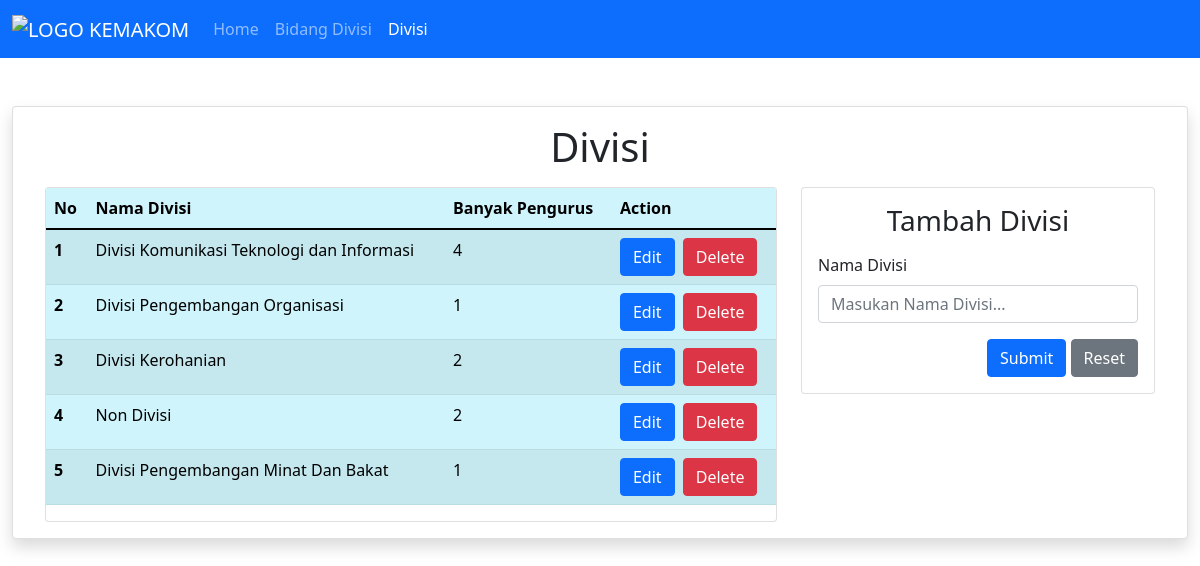
The app's page /divisi.php with its own data.
### tables this page shows
CREATE TABLE `tdivisi` (
  `id_divisi` bigint(20) NOT NULL,
  `nama_divisi` varchar(255) DEFAULT NULL
);

### conf.php (called while the page is built)
<?php
$db_host = "localhost";
$db_user = "root";
$db_pass = "";
$db_name = "db_ormawa";
?>

### includes/DB.class.php (called while the page is built, shortened)
<?php
class DB
{
    var $db_host = "";
    var $db_user = "";
    var $db_pass = "";
    var $db_name = "";
    var $db_link = "";
    var $result = 0;
    function __construct($db_host = '', $db_user = '', $db_pass = '', $db_name = '')
    {
        $this->db_host = $db_host;
        $this->db_user = $db_user;
        $this->db_pass = $db_pass;
        $this->db_name = $db_name;
    }
    function open()
    {
        $this->db_link = mysqli_connect($this->db_host, $this->db_user, $this->db_pass, $this->db_name);
    }
    function execute($query = "")
    {
        $this->result = mysqli_query($this->db_link, $query);
        return $this->result;
    }
    function getResult()
    {
        return mysqli_fetch_array($this->result);
    }
}
?>

### includes/Divisi.class.php (called while the page is built, shortened)
<?php
class Divisi extends DB {
    function getDivisi() {
        $query = "SELECT * FROM tDivisi";
        return $this->execute($query);
    }
    function getCountPengurus($id_divisi) {
        $query = "SELECT COUNT(nim) AS countPengurus FROM tPengurus WHERE id_bidang IN (SELECT id_bidang FROM tBidangDivisi WHERE id_divisi='$id_divisi')";
        return $this->execute($query);
    }
}
?>

### divisi.php (the view, shortened to what this page needs)
<?php
include("conf.php");
include("includes/DB.class.php");
include("includes/Divisi.class.php");
$divisi = new Divisi($db_host, $db_user, $db_pass, $db_name);
$divisi->open();
$dataNavbar = null;
$dataHeader = null;
$dataContent = null;
if (!isset($_GET['id_update'], $_GET['id_delete'])) {
    $dataForm = "
            <div class='mb-3'>
              <label for='nama_divisi' class='form-label'>Nama Divisi</label>
              <input type='text' class='form-control' id='nama_divisi' name='nama_divisi' placeholder='Masukan Nama Divisi...' required />
            </div>
            <div class='float-end'>
                <button type='submit' class='btn btn-primary' name='btn-submit' id='btn-submit'>Submit</button>
                <button type='reset' class='btn btn-secondary' name='btn-reset' id='btn-reset'>Reset</button>
            </div>
    ";
}
$dataNavbar .= "
            <li class='nav-item'>
                <a class='nav-link' href='bidangDivisi.php'>Bidang Divisi</a>
            </li>
            <li class='nav-item'>
                <a class='nav-link active' href='divisi.php'>Divisi</a>
            </li>
";
$dataHeader .= "
            <th scope='col'>No</th>
            <th scope='col'>Nama Divisi</th>
            <th scope='col'>Banyak Pengurus</th>
            <th scope='col'>Action</th>
";
$tmpDivisi = new Divisi($db_host, $db_user, $db_pass, $db_name);
$tmpDivisi->open();
$divisi->getDivisi();
$no = 1;
while (list($id_divisi, $nama_divisi) = $divisi->getResult()) {
    $tmpDivisi->getCountPengurus($id_divisi);
    $countPengurus = $tmpDivisi->getResult();
    $dataContent .= "
        <tr>
            <th scope='row'>". $no ."</th>
            <td>". $nama_divisi ."</td>
            <td>". $countPengurus['countPengurus'] ."</td>
            <td>
                <a href='divisi.php?id_update=". $id_divisi ."' class='btn btn-primary me-1' name='btn-edit' id='btn-edit'>Edit</a>
                <a href='divisi.php?id_delete=". $id_divisi ."' class='btn btn-danger' name='btn-delete' id='btn-delete'>Delete</a>
            </td>
        </tr>
    ";
    $no++;
}
?>

### records on screen
tdivisi: nama_divisi "Divisi Komunikasi Teknologi dan Informasi", countPengurus "4"
tdivisi: nama_divisi "Divisi Pengembangan Organisasi", countPengurus "1"
tdivisi: nama_divisi "Divisi Kerohanian", countPengurus "2"
tdivisi: nama_divisi "Non Divisi", countPengurus "2"
tdivisi: nama_divisi "Divisi Pengembangan Minat Dan Bakat", countPengurus "1"

### other values on screen
$this->content "Home Divisi Tambah Divisi"
